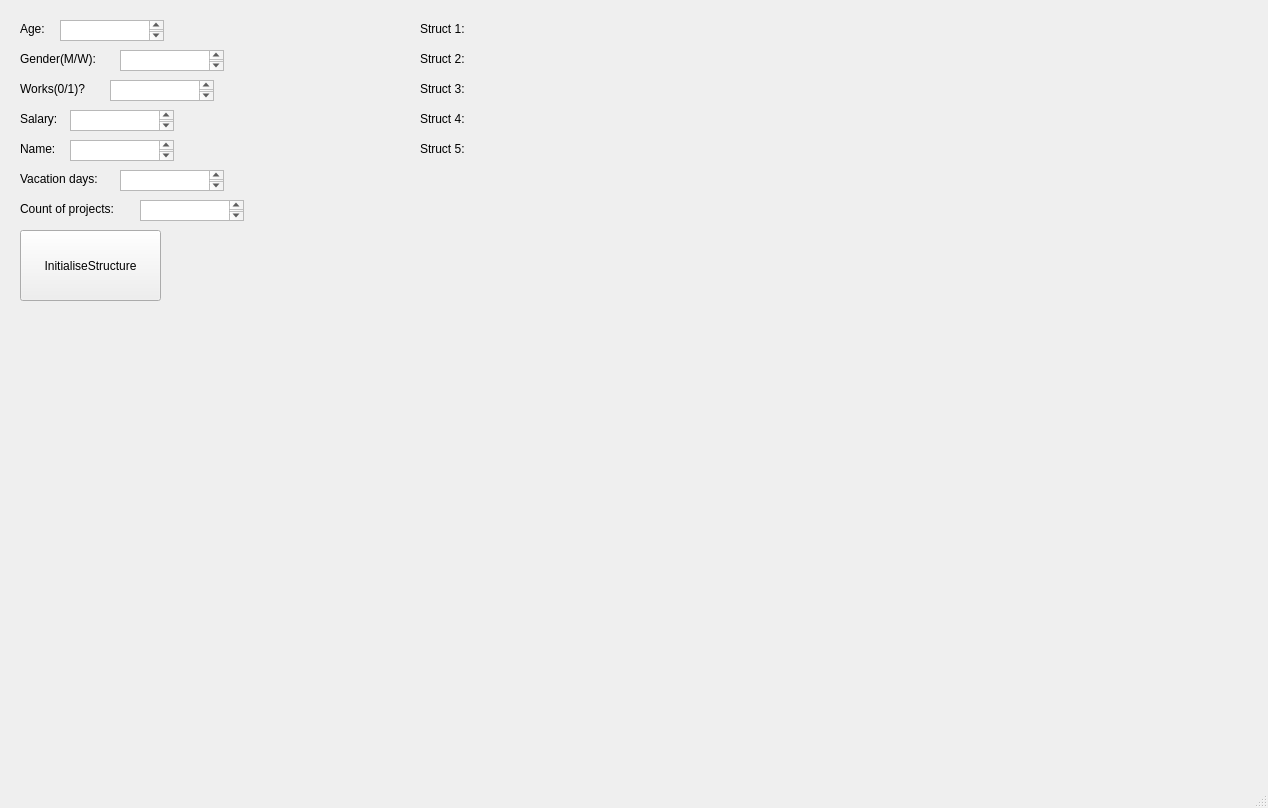
<?xml version="1.0" encoding="UTF-8"?>
<ui version="4.0">
 <class>MainWindow</class>
 <widget class="QMainWindow" name="MainWindow">
  <property name="geometry">
   <rect>
    <x>0</x>
    <y>0</y>
    <width>1268</width>
    <height>808</height>
   </rect>
  </property>
  <property name="windowTitle">
   <string>MainWindow</string>
  </property>
  <widget class="QWidget" name="centralwidget">
   <widget class="QLabel" name="label">
    <property name="geometry">
     <rect>
      <x>20</x>
      <y>20</y>
      <width>41</width>
      <height>17</height>
     </rect>
    </property>
    <property name="text">
     <string>Age:</string>
    </property>
   </widget>
   <widget class="QLabel" name="label_2">
    <property name="geometry">
     <rect>
      <x>20</x>
      <y>50</y>
      <width>101</width>
      <height>17</height>
     </rect>
    </property>
    <property name="text">
     <string>Gender(M/W):</string>
    </property>
   </widget>
   <widget class="QLabel" name="label_3">
    <property name="geometry">
     <rect>
      <x>20</x>
      <y>80</y>
      <width>91</width>
      <height>17</height>
     </rect>
    </property>
    <property name="text">
     <string>Works(0/1)?</string>
    </property>
   </widget>
   <widget class="QLabel" name="label_4">
    <property name="geometry">
     <rect>
      <x>20</x>
      <y>110</y>
      <width>66</width>
      <height>17</height>
     </rect>
    </property>
    <property name="text">
     <string>Salary:</string>
    </property>
   </widget>
   <widget class="QLabel" name="label_5">
    <property name="geometry">
     <rect>
      <x>20</x>
      <y>140</y>
      <width>66</width>
      <height>17</height>
     </rect>
    </property>
    <property name="text">
     <string>Name:</string>
    </property>
   </widget>
   <widget class="QLabel" name="label_6">
    <property name="geometry">
     <rect>
      <x>20</x>
      <y>170</y>
      <width>101</width>
      <height>17</height>
     </rect>
    </property>
    <property name="text">
     <string>Vacation days:</string>
    </property>
   </widget>
   <widget class="QTextEdit" name="textEdit">
    <property name="geometry">
     <rect>
      <x>60</x>
      <y>20</y>
      <width>104</width>
      <height>21</height>
     </rect>
    </property>
   </widget>
   <widget class="QTextEdit" name="textEdit_2">
    <property name="geometry">
     <rect>
      <x>120</x>
      <y>50</y>
      <width>104</width>
      <height>21</height>
     </rect>
    </property>
   </widget>
   <widget class="QTextEdit" name="textEdit_3">
    <property name="geometry">
     <rect>
      <x>110</x>
      <y>80</y>
      <width>104</width>
      <height>21</height>
     </rect>
    </property>
   </widget>
   <widget class="QTextEdit" name="textEdit_4">
    <property name="geometry">
     <rect>
      <x>70</x>
      <y>110</y>
      <width>104</width>
      <height>21</height>
     </rect>
    </property>
   </widget>
   <widget class="QTextEdit" name="textEdit_5">
    <property name="geometry">
     <rect>
      <x>70</x>
      <y>140</y>
      <width>104</width>
      <height>21</height>
     </rect>
    </property>
   </widget>
   <widget class="QTextEdit" name="textEdit_6">
    <property name="geometry">
     <rect>
      <x>120</x>
      <y>170</y>
      <width>104</width>
      <height>21</height>
     </rect>
    </property>
   </widget>
   <widget class="QLabel" name="label_struct1">
    <property name="geometry">
     <rect>
      <x>420</x>
      <y>20</y>
      <width>66</width>
      <height>17</height>
     </rect>
    </property>
    <property name="text">
     <string>Struct 1:</string>
    </property>
   </widget>
   <widget class="QLabel" name="label_struct3">
    <property name="geometry">
     <rect>
      <x>420</x>
      <y>80</y>
      <width>66</width>
      <height>17</height>
     </rect>
    </property>
    <property name="text">
     <string>Struct 3:</string>
    </property>
   </widget>
   <widget class="QLabel" name="label_struct4">
    <property name="geometry">
     <rect>
      <x>420</x>
      <y>110</y>
      <width>66</width>
      <height>17</height>
     </rect>
    </property>
    <property name="text">
     <string>Struct 4:</string>
    </property>
   </widget>
   <widget class="QLabel" name="label_struct5">
    <property name="geometry">
     <rect>
      <x>420</x>
      <y>140</y>
      <width>66</width>
      <height>17</height>
     </rect>
    </property>
    <property name="text">
     <string>Struct 5:</string>
    </property>
   </widget>
   <widget class="QLabel" name="label_struct2">
    <property name="geometry">
     <rect>
      <x>420</x>
      <y>50</y>
      <width>66</width>
      <height>17</height>
     </rect>
    </property>
    <property name="text">
     <string>Struct 2:</string>
    </property>
   </widget>
   <widget class="QLabel" name="s1">
    <property name="geometry">
     <rect>
      <x>480</x>
      <y>20</y>
      <width>661</width>
      <height>17</height>
     </rect>
    </property>
    <property name="text">
     <string/>
    </property>
   </widget>
   <widget class="QLabel" name="s2">
    <property name="geometry">
     <rect>
      <x>480</x>
      <y>50</y>
      <width>661</width>
      <height>17</height>
     </rect>
    </property>
    <property name="text">
     <string/>
    </property>
   </widget>
   <widget class="QLabel" name="s3">
    <property name="geometry">
     <rect>
      <x>480</x>
      <y>80</y>
      <width>661</width>
      <height>17</height>
     </rect>
    </property>
    <property name="text">
     <string/>
    </property>
   </widget>
   <widget class="QLabel" name="s4">
    <property name="geometry">
     <rect>
      <x>480</x>
      <y>110</y>
      <width>661</width>
      <height>17</height>
     </rect>
    </property>
    <property name="text">
     <string/>
    </property>
   </widget>
   <widget class="QLabel" name="s5">
    <property name="geometry">
     <rect>
      <x>480</x>
      <y>140</y>
      <width>661</width>
      <height>17</height>
     </rect>
    </property>
    <property name="text">
     <string/>
    </property>
   </widget>
   <widget class="QPushButton" name="pushButton">
    <property name="geometry">
     <rect>
      <x>20</x>
      <y>230</y>
      <width>141</width>
      <height>71</height>
     </rect>
    </property>
    <property name="text">
     <string>InitialiseStructure</string>
    </property>
   </widget>
   <widget class="QLabel" name="label_7">
    <property name="geometry">
     <rect>
      <x>20</x>
      <y>200</y>
      <width>121</width>
      <height>17</height>
     </rect>
    </property>
    <property name="text">
     <string>Count of projects:</string>
    </property>
   </widget>
   <widget class="QTextEdit" name="textEdit_7">
    <property name="geometry">
     <rect>
      <x>140</x>
      <y>200</y>
      <width>104</width>
      <height>21</height>
     </rect>
    </property>
   </widget>
  </widget>
  <widget class="QMenuBar" name="menubar">
   <property name="geometry">
    <rect>
     <x>0</x>
     <y>0</y>
     <width>1268</width>
     <height>22</height>
    </rect>
   </property>
  </widget>
  <widget class="QStatusBar" name="statusbar"/>
 </widget>
 <resources/>
 <connections/>
</ui>
